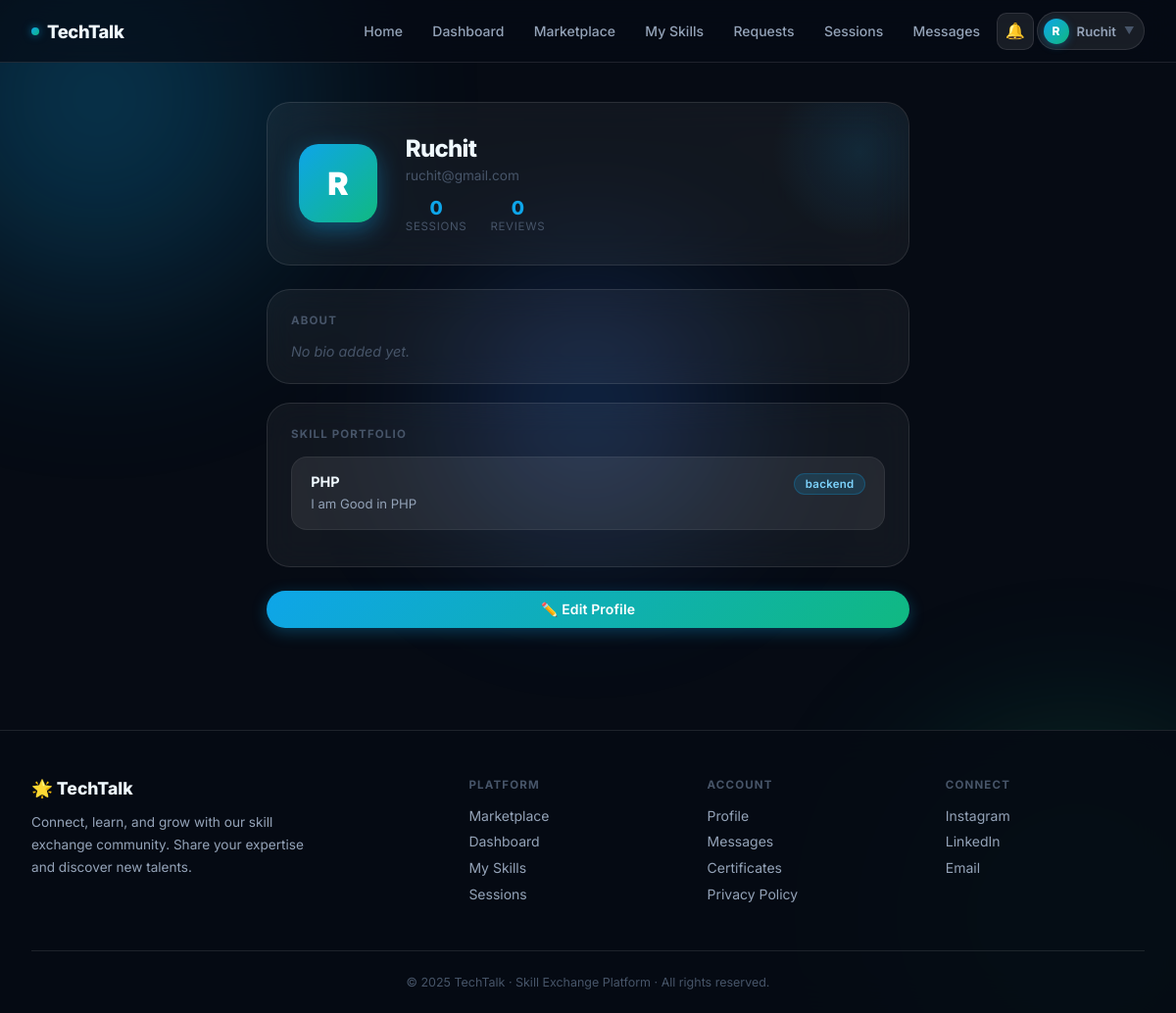
/view_profile.php (signed in), run on the app's committed database.
### tables this page shows
CREATE TABLE `users` (
  `id` int(11) NOT NULL,
  `Name` varchar(50) NOT NULL,
  `Email` varchar(255) DEFAULT NULL,
  `Password` varchar(200) DEFAULT NULL,
  `role` enum('user','admin') DEFAULT 'user',
  `status` enum('active','blocked') DEFAULT 'active',
  `bio` text DEFAULT NULL,
  `skills` varchar(500) DEFAULT NULL
);

CREATE TABLE `skills` (
  `id` int(11) NOT NULL,
  `email` varchar(255) NOT NULL,
  `title` varchar(255) NOT NULL,
  `category` varchar(100) NOT NULL,
  `description` text DEFAULT NULL,
  `proof_link` text DEFAULT NULL,
  `status` text DEFAULT NULL,
  `created_at` timestamp NOT NULL DEFAULT current_timestamp()
);

### view_profile.php (the view, shortened to what this page needs)
<?php
require_once 'config.php';
$email = $_SESSION['email'];
$profile = mysqli_fetch_assoc(mysqli_query($conn, "SELECT * FROM users WHERE Email = '$email'"));
$my_skills_result = mysqli_query($conn, "SELECT * FROM skills WHERE email = '$email' ORDER BY created_at DESC");
$rating_data = mysqli_fetch_assoc(mysqli_query($conn,
    "SELECT AVG(r.rating) AS avg_rating, COUNT(*) AS total
     FROM reviews r
     JOIN sessions s ON r.session_id = s.id
     JOIN users u ON r.reviewed_id = u.id
     WHERE u.Email = '$email'"
));
$total_reviews = (int)($rating_data['total'] ?? 0);
$sessions_count = (int)mysqli_fetch_assoc(mysqli_query($conn,
    "SELECT COUNT(*) AS c FROM sessions s
     JOIN users u ON (s.teacher_id = u.id OR s.learner_id = u.id)
     WHERE u.Email = '$email' AND s.status = 'completed'"
))['c'];
?>
<!DOCTYPE html>
<html lang="en">
<head>
  <link rel="stylesheet" href="style.css">
</head>
<body>
<div class="mesh-bg">
  <div class="blob blob-1"></div>
  <div class="blob blob-3"></div>
</div>
<div class="page-wrap">
  <?php include 'navbar.php'; ?>
  <div class="profile-wrap">
    <div class="profile-hero">
      <div class="profile-big-avatar"><?= strtoupper(substr($profile['Name'], 0, 1)) ?></div>
      <div class="profile-hero-info">
        <div class="profile-name"><?= htmlspecialchars($profile['Name']) ?></div>
        <div class="profile-email"><?= htmlspecialchars($profile['Email']) ?></div>
        <div class="profile-stats">
          <div class="stat-item">
            <div class="stat-num"><?= $sessions_count ?></div>
            <div class="stat-label">Sessions</div>
          </div>
          <div class="stat-item">
            <div class="stat-num"><?= $total_reviews ?></div>
            <div class="stat-label">Reviews</div>
          </div>
        </div>
      </div>
    </div>
    <div class="section-card">
      <div class="section-title">About</div>
      <?php if (!empty($profile['bio'])): ?>
        <div class="bio-text"><?= nl2br(htmlspecialchars($profile['bio'])) ?></div>
      <?php else: ?>
        <div class="bio-empty">No bio added yet.</div>
      <?php endif; ?>
    </div>
    <?php if (mysqli_num_rows($my_skills_result) > 0): ?>
    <div class="section-card">
      <div class="section-title">Skill Portfolio</div>
      <?php while ($sk = mysqli_fetch_assoc($my_skills_result)): ?>
        <div class="skill-portfolio-card">
          <div>
            <div class="sp-title"><?= htmlspecialchars($sk['title']) ?></div>
            <div class="sp-desc"><?= nl2br(htmlspecialchars($sk['description'])) ?></div>
          </div>
          <span class="badge badge-teal"><?= htmlspecialchars($sk['category']) ?></span>
        </div>
      <?php endwhile; ?>
    </div>
    <?php endif; ?>
    <div class="edit-btn-wrap">
      <a href="profile.php" class="btn btn-primary btn-full">✏️ Edit Profile</a>
    </div>
  </div>
  <?php include 'footer.php'; ?>
</div>
</body>
</html>

### navbar.php (shortened to what this page needs)
<?php
$_nav_email   = $_SESSION['email'] ?? '';
$_nav_user    = mysqli_fetch_assoc(mysqli_query($conn, "SELECT id, Name FROM users WHERE Email = '" . mysqli_real_escape_string($conn, $_nav_email) . "'"));
$_nav_name    = $_nav_user ? $_nav_user['Name'] : $_nav_email;
$_nav_init    = strtoupper(substr($_nav_name, 0, 1));
$_nav_current = basename($_SERVER['PHP_SELF']);
$_nav_links = [
    'home.php'         => ['Home',        '🏠'],
    'dashbord.php'     => ['Dashboard',   '📊'],
    'skill_market.php' => ['Marketplace', '🛒'],
    'add_proof.php'    => ['My Skills',   '📚'],
    'requests.php'     => ['Requests',    '🤝'],
    'sessions.php'     => ['Sessions',    '📅'],
    'messaging.php'    => ['Messages',    '💬'],
];
?>
<nav class="navbar">
  <a class="navbar-brand" href="home.php">
    <span class="brand-dot"></span>TechTalk
  </a>
  <div class="nav-links">
    <?php foreach ($_nav_links as $file => $info):
      $cls = ($_nav_current === $file) ? ' class="nav-active"' : '';
      echo "<a href=\"{$file}\"{$cls}>{$info[0]}</a>";
    endforeach; ?>
    <div class="notif-bell" id="notifBell">
      <button class="notif-trigger" onclick="toggleNotifications()" title="Notifications">
        🔔
      </button>
    </div>
    <div class="user-menu" id="userMenu">
      <button class="user-trigger" onclick="toggleUserMenu()">
        <div class="user-trigger-avatar"><?= $_nav_init ?></div>
        <span class="user-trigger-name"><?= htmlspecialchars($_nav_name) ?></span>
        <span class="user-trigger-chevron">▼</span>
      </button>
    </div>
  </div>
</nav>

### style.css (style rules this page uses)
*, *::before, *::after { margin: 0; padding: 0; box-sizing: border-box; }
:root { --bg: #060b14; --teal: #0ea5e9; --teal-2: #06b6d4; --green: #10b981; --blue: #3b82f6; --purple: #8b5cf6; --text: #f0f9ff; --text-2: #94a3b8; --text-3: #475569; --glass: rgba(255,255,255,0.05); --glass-2: rgba(255,255,255,0.08); --glass-3: rgba(255,255,255,0.12); --border: rgba(255,255,255,0.10); --border-2: rgba(255,255,255,0.06); --grad: linear-gradient(135deg, #0ea5e9, #10b981); --grad-2: linear-gradient(135deg, #3b82f6, #0ea5e9); --glow: 0 0 40px rgba(14,165,233,0.25); --glow-sm: 0 0 20px rgba(14,165,233,0.15); --radius: 16px; --radius-sm: 10px; --radius-lg: 24px; --font: 'Inter', -apple-system, BlinkMacSystemFont, sans-serif; }
html { font-size: 16px; scroll-behavior: smooth; }
body { font-family: var(--font); background: var(--bg); color: var(--text); min-height: 100vh; -webkit-font-smoothing: antialiased; overflow-x: hidden; }
.mesh-bg { position: fixed; inset: 0; z-index: 0; pointer-events: none; overflow: hidden; }
.blob { position: absolute; border-radius: 50%; filter: blur(80px); opacity: 0.35; animation: float 12s ease-in-out infinite; }
.blob-1 { width: 600px; height: 600px; background: radial-gradient(circle, #0ea5e9, transparent 70%); top: -200px; left: -200px; animation-delay: 0s; }
.blob-3 { width: 400px; height: 400px; background: radial-gradient(circle, #3b82f6, transparent 70%); top: 40%; left: 50%; transform: translate(-50%, -50%); animation-delay: -8s; }
.page-wrap { position: relative; z-index: 1; }
.navbar { position: sticky; top: 0; z-index: 200; background: rgba(6,11,20,0.7); backdrop-filter: blur(20px); -webkit-backdrop-filter: blur(20px); border-bottom: 1px solid var(--border); padding: 0 2rem; height: 64px; display: flex; justify-content: space-between; align-items: center; }
.navbar-brand { font-size: 1.15rem; font-weight: 800; text-decoration: none; color: var(--text); display: flex; align-items: center; gap: .5rem; letter-spacing: -.02em; }
.brand-dot { width: 8px; height: 8px; border-radius: 50%; background: var(--grad); box-shadow: 0 0 8px rgba(14,165,233,.6); display: inline-block; }
.nav-links { display: flex; align-items: center; gap: .2rem; }
.nav-links a { color: var(--text-2); text-decoration: none; font-size: .875rem; font-weight: 500; padding: .45rem .85rem; border-radius: var(--radius-sm); transition: background .2s, color .2s; position: relative; }
.btn { display: inline-flex; align-items: center; justify-content: center; gap: .4rem; padding: .65rem 1.4rem; border-radius: 20px; font-size: .875rem; font-weight: 600; font-family: var(--font); cursor: pointer; border: none; text-decoration: none; transition: all .2s; white-space: nowrap; letter-spacing: .01em; }
.btn-primary { background: var(--grad); color: #fff; box-shadow: 0 4px 16px rgba(14,165,233,.3); }
.btn-full { width: 100%; }
.badge { display: inline-flex; align-items: center; padding: .2rem .65rem; border-radius: 20px; font-size: .72rem; font-weight: 600; letter-spacing: .02em; }
.badge-teal { background: rgba(14,165,233,.15); color: #7dd3fc; border: 1px solid rgba(14,165,233,.25); }
.user-menu { position: relative; }
.user-trigger { display: flex; align-items: center; gap: .5rem; padding: .35rem .6rem .35rem .35rem; background: var(--glass-2); border: 1px solid var(--border); border-radius: 20px; cursor: pointer; transition: background .2s, border-color .2s; font-family: var(--font); }
.user-trigger-avatar { width: 26px; height: 26px; border-radius: 50%; background: var(--grad); display: flex; align-items: center; justify-content: center; font-size: .75rem; font-weight: 800; color: #fff; flex-shrink: 0; box-shadow: 0 2px 8px rgba(14,165,233,.35); }
.user-trigger-name { font-size: .82rem; font-weight: 600; color: var(--text-2); max-width: 100px; overflow: hidden; text-overflow: ellipsis; white-space: nowrap; }
.user-trigger-chevron { font-size: .65rem; color: var(--text-3); transition: transform .2s; }

### navbar.php (style rules this page uses)
.notif-bell { position: relative; }
.notif-trigger { width: 38px; height: 38px; border-radius: 10px; background: var(--glass-2); border: 1px solid var(--border); display: flex; align-items: center; justify-content: center; font-size: 1rem; cursor: pointer; position: relative; transition: background .2s, border-color .2s; }

### data on the page
users: Name "R", Name "Ruchit", Email "ruchit@gmail.com"
skills: title "PHP", description "I am Good in PHP", category "backend"

### other printed values
$info[0] "Home"
$info[0] "Dashboard"
$info[0] "Marketplace"
$info[0] "My Skills"
$info[0] "Requests"
$info[0] "Sessions"
$info[0] "Messages"
$sessions_count "0"
$total_reviews "0"
